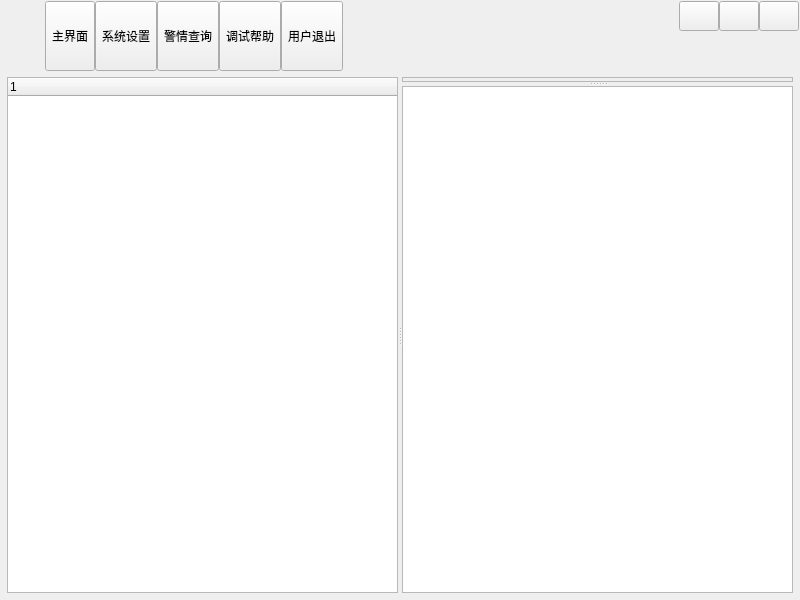
<?xml version="1.0" encoding="UTF-8"?>
<ui version="4.0">
 <class>UIDemo3</class>
 <widget class="QDialog" name="UIDemo3">
  <property name="geometry">
   <rect>
    <x>0</x>
    <y>0</y>
    <width>800</width>
    <height>600</height>
   </rect>
  </property>
  <property name="windowTitle">
   <string>Form</string>
  </property>
  <layout class="QVBoxLayout" name="verticalLayout_2">
   <property name="spacing">
    <number>0</number>
   </property>
   <property name="leftMargin">
    <number>1</number>
   </property>
   <property name="topMargin">
    <number>1</number>
   </property>
   <property name="rightMargin">
    <number>1</number>
   </property>
   <property name="bottomMargin">
    <number>1</number>
   </property>
   <item>
    <widget class="QWidget" name="widget_title" native="true">
     <property name="sizePolicy">
      <sizepolicy hsizetype="Preferred" vsizetype="Fixed">
       <horstretch>0</horstretch>
       <verstretch>0</verstretch>
      </sizepolicy>
     </property>
     <layout class="QHBoxLayout" name="horizontalLayout_2">
      <property name="spacing">
       <number>10</number>
      </property>
      <property name="leftMargin">
       <number>10</number>
      </property>
      <property name="topMargin">
       <number>0</number>
      </property>
      <property name="rightMargin">
       <number>0</number>
      </property>
      <property name="bottomMargin">
       <number>0</number>
      </property>
      <item>
       <widget class="QLabel" name="lab_Ico">
        <property name="text">
         <string/>
        </property>
        <property name="alignment">
         <set>Qt::AlignCenter</set>
        </property>
       </widget>
      </item>
      <item>
       <widget class="QLabel" name="lab_Title">
        <property name="styleSheet">
         <string notr="true"/>
        </property>
        <property name="text">
         <string/>
        </property>
        <property name="alignment">
         <set>Qt::AlignLeading|Qt::AlignLeft|Qt::AlignVCenter</set>
        </property>
       </widget>
      </item>
      <item>
       <widget class="QWidget" name="widget_top" native="true">
        <layout class="QHBoxLayout" name="horizontalLayout_3">
         <property name="spacing">
          <number>0</number>
         </property>
         <property name="leftMargin">
          <number>0</number>
         </property>
         <property name="topMargin">
          <number>0</number>
         </property>
         <property name="rightMargin">
          <number>0</number>
         </property>
         <property name="bottomMargin">
          <number>0</number>
         </property>
         <item>
          <widget class="QToolButton" name="btnMain">
           <property name="sizePolicy">
            <sizepolicy hsizetype="Fixed" vsizetype="Expanding">
             <horstretch>0</horstretch>
             <verstretch>0</verstretch>
            </sizepolicy>
           </property>
           <property name="text">
            <string>主界面</string>
           </property>
           <property name="icon">
            <iconset resource="demo.qrc">
             <normaloff>:/demo/main_main.png</normaloff>:/demo/main_main.png</iconset>
           </property>
           <property name="toolButtonStyle">
            <enum>Qt::ToolButtonTextUnderIcon</enum>
           </property>
          </widget>
         </item>
         <item>
          <widget class="QToolButton" name="btnConfig">
           <property name="sizePolicy">
            <sizepolicy hsizetype="Fixed" vsizetype="Expanding">
             <horstretch>0</horstretch>
             <verstretch>0</verstretch>
            </sizepolicy>
           </property>
           <property name="text">
            <string>系统设置</string>
           </property>
           <property name="icon">
            <iconset resource="demo.qrc">
             <normaloff>:/demo/main_config.png</normaloff>:/demo/main_config.png</iconset>
           </property>
           <property name="toolButtonStyle">
            <enum>Qt::ToolButtonTextUnderIcon</enum>
           </property>
          </widget>
         </item>
         <item>
          <widget class="QToolButton" name="btnData">
           <property name="sizePolicy">
            <sizepolicy hsizetype="Fixed" vsizetype="Expanding">
             <horstretch>0</horstretch>
             <verstretch>0</verstretch>
            </sizepolicy>
           </property>
           <property name="text">
            <string>警情查询</string>
           </property>
           <property name="icon">
            <iconset resource="demo.qrc">
             <normaloff>:/demo/main_data.png</normaloff>:/demo/main_data.png</iconset>
           </property>
           <property name="checked">
            <bool>false</bool>
           </property>
           <property name="toolButtonStyle">
            <enum>Qt::ToolButtonTextUnderIcon</enum>
           </property>
          </widget>
         </item>
         <item>
          <widget class="QToolButton" name="btnHelp">
           <property name="sizePolicy">
            <sizepolicy hsizetype="Fixed" vsizetype="Expanding">
             <horstretch>0</horstretch>
             <verstretch>0</verstretch>
            </sizepolicy>
           </property>
           <property name="styleSheet">
            <string notr="true"/>
           </property>
           <property name="text">
            <string>调试帮助</string>
           </property>
           <property name="icon">
            <iconset resource="demo.qrc">
             <normaloff>:/demo/main_help.png</normaloff>:/demo/main_help.png</iconset>
           </property>
           <property name="toolButtonStyle">
            <enum>Qt::ToolButtonTextUnderIcon</enum>
           </property>
          </widget>
         </item>
         <item>
          <widget class="QToolButton" name="btnExit">
           <property name="sizePolicy">
            <sizepolicy hsizetype="Fixed" vsizetype="Expanding">
             <horstretch>0</horstretch>
             <verstretch>0</verstretch>
            </sizepolicy>
           </property>
           <property name="styleSheet">
            <string notr="true"/>
           </property>
           <property name="text">
            <string>用户退出</string>
           </property>
           <property name="icon">
            <iconset resource="demo.qrc">
             <normaloff>:/demo/main_exit.png</normaloff>:/demo/main_exit.png</iconset>
           </property>
           <property name="toolButtonStyle">
            <enum>Qt::ToolButtonTextUnderIcon</enum>
           </property>
          </widget>
         </item>
        </layout>
       </widget>
      </item>
      <item>
       <spacer name="horizontalSpacer">
        <property name="orientation">
         <enum>Qt::Horizontal</enum>
        </property>
        <property name="sizeHint" stdset="0">
         <size>
          <width>40</width>
          <height>20</height>
         </size>
        </property>
       </spacer>
      </item>
      <item>
       <widget class="QWidget" name="widget_menu" native="true">
        <layout class="QGridLayout" name="gridLayout_2">
         <property name="leftMargin">
          <number>0</number>
         </property>
         <property name="topMargin">
          <number>0</number>
         </property>
         <property name="rightMargin">
          <number>0</number>
         </property>
         <property name="bottomMargin">
          <number>0</number>
         </property>
         <property name="spacing">
          <number>0</number>
         </property>
         <item row="1" column="1" colspan="3">
          <spacer name="verticalSpacer">
           <property name="orientation">
            <enum>Qt::Vertical</enum>
           </property>
           <property name="sizeHint" stdset="0">
            <size>
             <width>20</width>
             <height>40</height>
            </size>
           </property>
          </spacer>
         </item>
         <item row="0" column="1">
          <widget class="QPushButton" name="btnMenu_Min">
           <property name="sizePolicy">
            <sizepolicy hsizetype="Minimum" vsizetype="Expanding">
             <horstretch>0</horstretch>
             <verstretch>0</verstretch>
            </sizepolicy>
           </property>
           <property name="minimumSize">
            <size>
             <width>30</width>
             <height>30</height>
            </size>
           </property>
           <property name="cursor">
            <cursorShape>ArrowCursor</cursorShape>
           </property>
           <property name="focusPolicy">
            <enum>Qt::NoFocus</enum>
           </property>
           <property name="toolTip">
            <string>最小化</string>
           </property>
           <property name="text">
            <string/>
           </property>
          </widget>
         </item>
         <item row="0" column="3">
          <widget class="QPushButton" name="btnMenu_Close">
           <property name="sizePolicy">
            <sizepolicy hsizetype="Minimum" vsizetype="Expanding">
             <horstretch>0</horstretch>
             <verstretch>0</verstretch>
            </sizepolicy>
           </property>
           <property name="minimumSize">
            <size>
             <width>30</width>
             <height>30</height>
            </size>
           </property>
           <property name="cursor">
            <cursorShape>ArrowCursor</cursorShape>
           </property>
           <property name="focusPolicy">
            <enum>Qt::NoFocus</enum>
           </property>
           <property name="toolTip">
            <string>关闭</string>
           </property>
           <property name="text">
            <string/>
           </property>
          </widget>
         </item>
         <item row="0" column="2">
          <widget class="QPushButton" name="btnMenu_Max">
           <property name="sizePolicy">
            <sizepolicy hsizetype="Minimum" vsizetype="Expanding">
             <horstretch>0</horstretch>
             <verstretch>0</verstretch>
            </sizepolicy>
           </property>
           <property name="minimumSize">
            <size>
             <width>30</width>
             <height>30</height>
            </size>
           </property>
           <property name="focusPolicy">
            <enum>Qt::NoFocus</enum>
           </property>
           <property name="text">
            <string/>
           </property>
          </widget>
         </item>
        </layout>
       </widget>
      </item>
     </layout>
    </widget>
   </item>
   <item>
    <widget class="QWidget" name="widget_main" native="true">
     <layout class="QVBoxLayout" name="verticalLayout_3">
      <property name="leftMargin">
       <number>6</number>
      </property>
      <property name="topMargin">
       <number>6</number>
      </property>
      <property name="rightMargin">
       <number>6</number>
      </property>
      <property name="bottomMargin">
       <number>6</number>
      </property>
      <item>
       <widget class="QSplitter" name="splitterH">
        <property name="orientation">
         <enum>Qt::Horizontal</enum>
        </property>
        <widget class="QTreeWidget" name="treeWidget">
         <column>
          <property name="text">
           <string notr="true">1</string>
          </property>
         </column>
        </widget>
        <widget class="QSplitter" name="splitterV">
         <property name="orientation">
          <enum>Qt::Vertical</enum>
         </property>
         <widget class="QFrame" name="frame">
          <property name="frameShape">
           <enum>QFrame::StyledPanel</enum>
          </property>
          <property name="frameShadow">
           <enum>QFrame::Raised</enum>
          </property>
          <layout class="QVBoxLayout" name="verticalLayout">
           <property name="spacing">
            <number>0</number>
           </property>
           <property name="leftMargin">
            <number>0</number>
           </property>
           <property name="topMargin">
            <number>0</number>
           </property>
           <property name="rightMargin">
            <number>0</number>
           </property>
           <property name="bottomMargin">
            <number>0</number>
           </property>
           <item>
            <widget class="PanelWidget" name="widgetPanel" native="true"/>
           </item>
          </layout>
         </widget>
         <widget class="QTableWidget" name="tableWidget"/>
        </widget>
       </widget>
      </item>
     </layout>
    </widget>
   </item>
  </layout>
 </widget>
 <customwidgets>
  <customwidget>
   <class>PanelWidget</class>
   <extends>QWidget</extends>
   <header location="global">form/panelwidget.h</header>
   <container>1</container>
  </customwidget>
 </customwidgets>
 <resources>
  <include location="demo.qrc"/>
 </resources>
 <connections/>
</ui>
